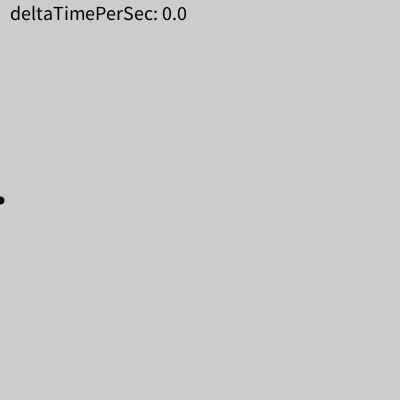
Frame 1 (no input)
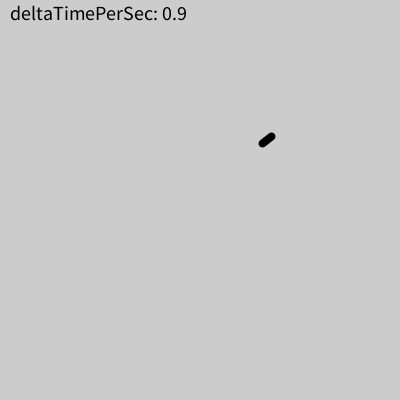
Frame 60 (the mouse pressed at the canvas centre just before this capture)
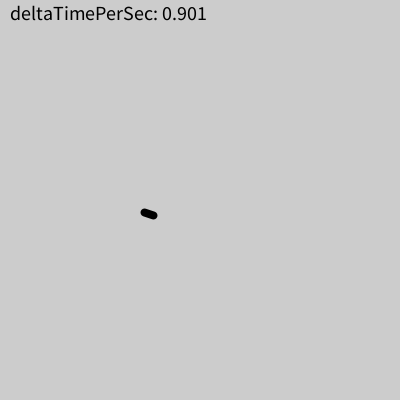
Frame 120 (the mouse held since frame 60 and released just before this capture)

The Processing sketch that drew these frames (run headless with seeded random() and noise(); from frame 60 on, the mouse is pressed at the canvas centre):

// Processing sketch: sk_anim_per_sec_practice
// ── sk_anim_per_sec_practice.pde
// 線の座標値
float fLineX = 0;
float fLineY = 200;

int secondCurrent;     // 現在の秒（0~59）
int secondPrev;        // 前フレームの秒（0~59）
float millisPrevSec;   // プログラム開始から前回の秒が変わった時までの経過時間（ミリ秒）

void setup()
{
  size( 400, 400 );
  frameRate( 30 );
  millisPrevSec = 0;
}

void draw()
{
  background( 204 );

  // === Time Update ===
  int secondCurrent = second();    // 現在の秒（0~60）
  float millisCurrent = millis();  // プログラムの開始から現在までの経過時間（ミリ秒）

  if ( secondCurrent != secondPrev )
  {
    millisPrevSec = millis();
  }

  // 前回の描画切り替わってから現在までの経過時間（秒,0~1）
  float deltaTimePerSec = ( millisCurrent - millisPrevSec ) / 1000;

  // === アニメーションを記述 ===
  // 1秒周期で速度を変えながらランダムに右へ移動する線
  
  // 線の次のXY座標値
  float fLineNextX = fLineX + 10 * deltaTimePerSec;
  float fLineNextY = fLineY + random( -12, 12 ) * deltaTimePerSec;

  // 線の描画
  stroke( 0 );
  strokeWeight( 8 );
  line( fLineX, fLineY, fLineNextX, fLineNextY );

  // 線の座標値更新
  fLineX = fLineNextX;
  fLineY = fLineNextY;
  
  // 線の座標値リセット
  if( fLineX > 400 )
  {
    fLineX = 0;
    fLineY = 200;
  }

  // 時間をデバッグ表示
  fill( 0 );
  textSize(20);
  text( "deltaTimePerSec: " + deltaTimePerSec, 10, 20 );

  // === Time Update ===
  secondPrev = secondCurrent;
}
